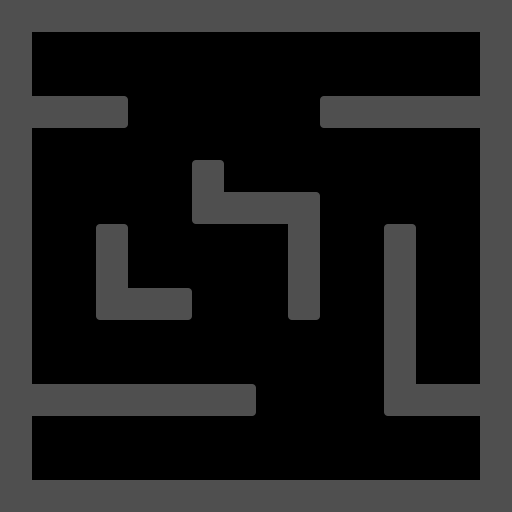

Rendered tile map (Tiled .tmx) drawn with the repository's tilesets; below, a short description and the full map source, tile grids included:
An orthogonal 16x16 tile map with 32x32 px tiles, 1 tile layer (base) and 6 objects (player, itemRed, itemGreen, itemBlue, itemYellow, ...).

<map version="1.0" orientation="orthogonal" renderorder="right-down" width="16" height="16" tilewidth="32" tileheight="32" nextobjectid="11">
 <tileset firstgid="1" name="tiles" tilewidth="32" tileheight="32" tilecount="32" columns="4">
  <image source="tiles.png" width="128" height="256" />
 </tileset>
 <layer name="base" width="16" height="16">
  <data encoding="csv">
5,5,5,5,5,5,5,5,5,5,5,5,5,5,5,5,
5,0,0,0,0,0,0,0,0,0,0,0,0,0,0,5,
5,0,0,0,0,0,0,0,0,0,0,0,0,0,0,5,
5,5,5,4,0,0,0,0,0,0,3,5,5,5,5,5,
5,0,0,0,0,0,0,0,0,0,0,0,0,0,0,5,
5,0,0,0,0,0,2,0,0,0,0,0,0,0,0,5,
5,0,0,0,0,0,11,5,5,8,0,0,0,0,0,5,
5,0,0,2,0,0,0,0,0,5,0,0,2,0,0,5,
5,0,0,5,0,0,0,0,0,5,0,0,5,0,0,5,
5,0,0,11,5,4,0,0,0,6,0,0,5,0,0,5,
5,0,0,0,0,0,0,0,0,0,0,0,5,0,0,5,
5,0,0,0,0,0,0,0,0,0,0,0,5,0,0,5,
5,5,5,5,5,5,5,4,0,0,0,0,11,5,5,5,
5,0,0,0,0,0,0,0,0,0,0,0,0,0,0,5,
5,0,0,0,0,0,0,0,0,0,0,0,0,0,0,5,
5,5,5,5,5,5,5,5,5,5,5,5,5,5,5,5
</data>
 </layer>
 <objectgroup name="objects">
  <object id="1" name="player" type="player" x="65" y="445" width="30" height="30" />
  <object id="3" name="red" type="itemRed" x="437" y="52" width="24" height="24">
   <ellipse />
  </object>
  <object id="6" name="green" type="itemGreen" x="435" y="276" width="24" height="24">
   <ellipse />
  </object>
  <object id="7" name="blue" type="itemBlue" x="51" y="52" width="24" height="24">
   <ellipse />
  </object>
  <object id="8" name="yellow" type="itemYellow" x="49" y="338" width="24" height="24">
   <ellipse />
  </object>
  <object id="9" name="end" type="itemWhite" x="244" y="243" width="24" height="24">
   <ellipse />
  </object>
 </objectgroup>
</map>
